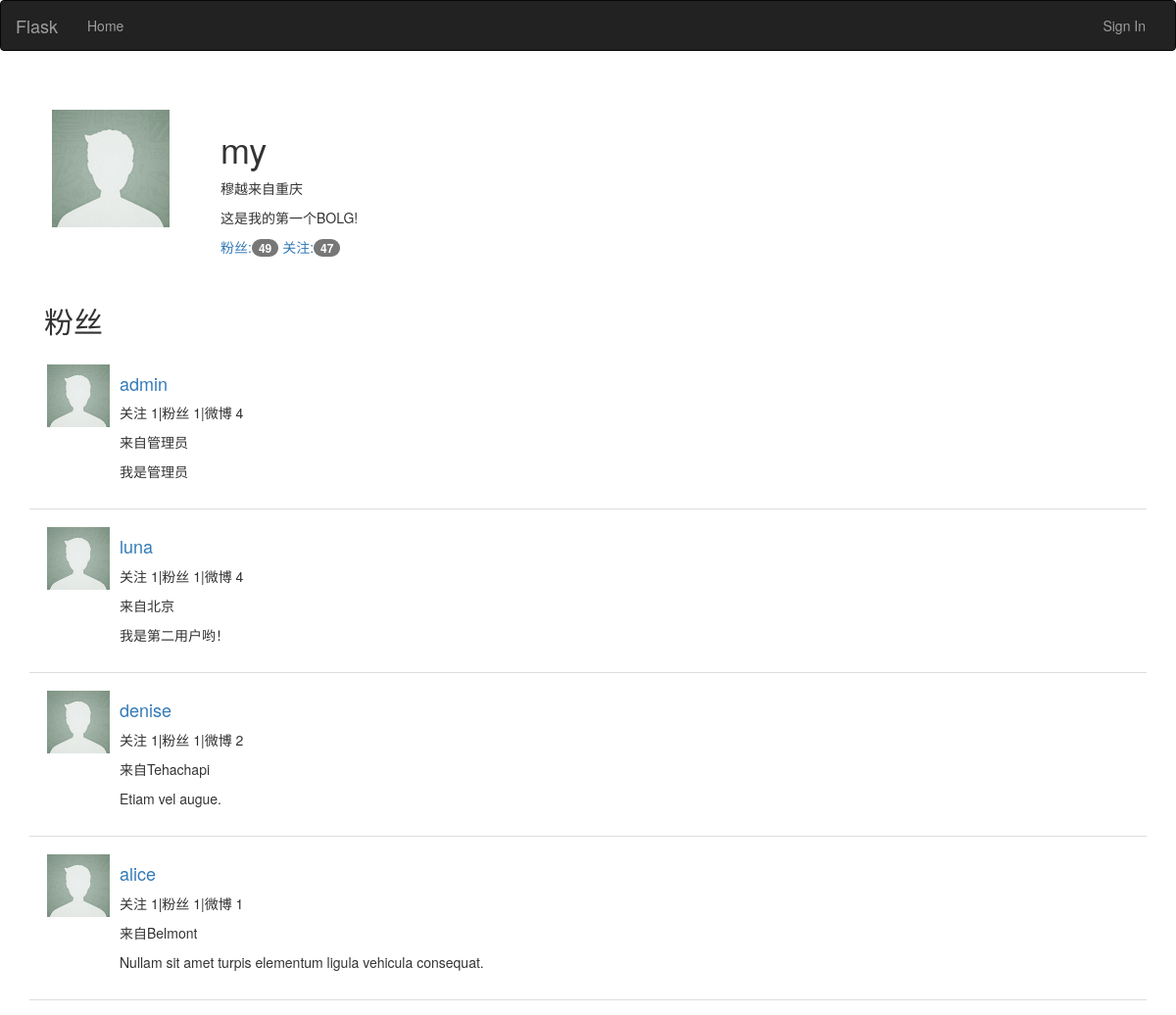
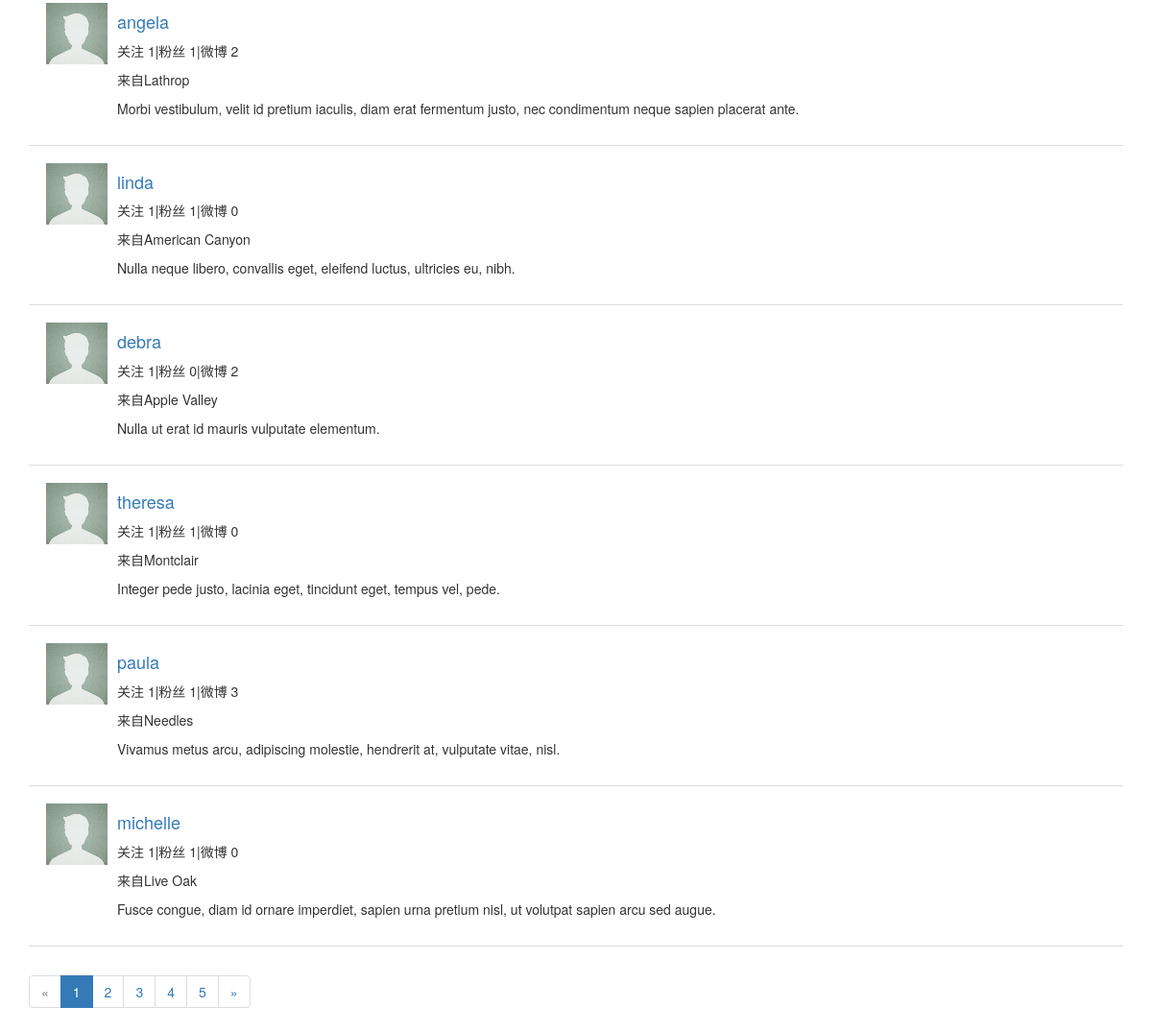
/follows/my, run on the app's committed database (2 pictures, top to bottom).
### app/models.py (models this page shows, shortened)
class User(UserMixin,db.Model):
	__tablename__ = 'users'
	id = db.Column(db.Integer, primary_key = True)
	email = db.Column(db.String(64),unique = True, index=True)
	username = db.Column(db.String(64),unique = True,index = True)
	password_hash = db.Column(db.String(128))
	role_id = db.Column(db.Integer, db.ForeignKey('roles.id'))
	name =db.Column(db.String(64))
	location = db.Column(db.String(64))
	about_me = db.Column(db.Text())
	member_since = db.Column(db.DateTime(),default=datetime.utcnow)
	last_seen = db.Column(db.DateTime(),default = datetime.utcnow)
	comments = db.relationship('Comment',backref='author',lazy='dynamic')
	posts = db.relationship('Post',backref='author',lazy='dynamic')
	followed = db.relationship('Follow',foreign_keys=[Follow.follower_id],
		backref=db.backref('follower',lazy='joined'),lazy='dynamic')
	followers = db.relationship('Follow',foreign_keys=[Follow.followed_id],
		backref=db.backref('followed',lazy='joined'),lazy='dynamic')
	@property
	def password(self):
	    raise AttributeError('password is not a redable attribute')
	def gravatar(self,size='l'):
		if size == 's':
			return url_for('static',filename='img/def-head.jpg')
		else:
			return url_for('static',filename='img/def-head.jpg')

### app/main/views.py (the view)
@main.route('/follows/<username>')
def follows(username):
	user = User.query.filter_by(username=username).first()
	if user is None:
		return redirect(url_for('.index'))
	page = request.args.get('page',1,type=int)
	pagination = user.followers.paginate(
		page,per_page=current_app.config['FLASKY_POSTS_PER_PAGE'],
		error_out = False)
	follows = [{'user':item.follower,'timestamp':item.timestamp} for item in pagination.items]
	return render_template('follows.html',user=user,endpoint='.follows',
		pagination=pagination,follows=follows,ftype='粉丝')

### app/auth/views.py (called while the page is built)
@auth.before_app_request
def before_request():
	if current_user.is_authenticated():
		current_user.ping()

### app/main/__init__.py (called while the page is built)
@main.app_context_processor
def inject_permissions():
	return dict(Permission = Permission)

### app/models.py (called while the page is built)
	def can(self,permissions):
		return False

	def is_administrator(self):
		return False

### app/templates/follows.html (shortened to what this page needs)
{% extends "base.html" %}
{%import "_macros.html" as macros%}
{% block style %}
<link href="{{url_for('static',filename='css/mycss.css')}}" rel="stylesheet">
{% endblock %}
{% block body %}
<div class="container">
    <div class="row page-header" style="border:0px">
      <div class="col-md-2">
        <p class="text-center"><img src="{{user.gravatar()}}"></p>
      </div>
      <div class="col-md-10">
        <h1>
          {{user.username}}
        </h1>
        {% if user.name and user.location %}
        <p>{{user.name}}来自{{user.location }}</p>
        {% endif %}
        {% if user.about_me %}<p>{{user.about_me}}</p>{% endif %}
        <div>
          <a href="{{url_for('.follows',username=user.username)}}">粉丝:<span class="badge">{{user.followers.count()}}</span></a>
          <a href="{{url_for('.followed',username=user.username)}}">关注:<span class="badge">{{user.followed.count()}}</span></a>
        </div>
      </div>
    </div>
      <div class="col-md-12">
         <h2>{{ftype}}</h2>
      </div>
    <div class="row">
      <div class="col-md-12">
        <ul class="media-list">
        {% for follow in follows %}
            <li class="media">
              <div class="media-left">
                  <a href="{{url_for('.user',username=follow.user.username)}}">
                  <img class="media-object" src="{{follow.user.gravatar()}}" >
                  </a>
              </div>
              <div class="media-body">
                <p class="media-heading">
                    <h4>
                    <a href="{{url_for('.user',username=follow.user.username)}}">{{follow.user.username}}</a>
                    </h4>
                </p>
                <div>
                  <p>关注 {{follow.user.followed.count()}}|粉丝 {{follow.user.followers.count()}}|微博 {{follow.user.posts.count()}}</p     >
                  <p>{% if follow.user.location %}来自{{follow.user.location}}{% endif %}</p>
                  <p>{% if follow.user.about_me %}{{follow.user.about_me }}{% endif %}</p>
                </div>
              </div>
            </li>
          {% endfor %}
        </ul>
      </div>
    </div>
    {% if pagination.pages > 1%}
    {{macros.pagination_widget(pagination,endpoint,username = user.username)}}
    {%endif%}
</div>
{% endblock %}

### app/templates/base.html (shortened to what this page needs)
<!DOCTYPE html>
<html lang="zh-cn">
  <head>
    <link href="{{url_for('static',filename='css/bootstrap.min.css')}}" rel="stylesheet">
 	{% block style %}{% endblock %}
  </head>
  <body>
    <nav class="navbar navbar-inverse">
	  <div class="container-fluid">
	    <div class="navbar-header">
	      <a class="navbar-brand" href="#">Flask</a>
	    </div>
	    <div class="collapse navbar-collapse" id="navbar-collapse-1">
	      <ul class="nav navbar-nav" id="navbar-link">
	        <li><a href="{{url_for('main.index',_external=True)}}">Home</a></li>
	      </ul>
	     <ul class="nav navbar-nav navbar-right ">
	     	{% if current_user.is_authenticated() %}
	     	<li class="dropdown">
	     	<a href="{{ url_for('main.user',username=current_user.username )}}" data-target="{{ url_for('main.user',username=current_user.username )}}" class="dropdown-toggle navbar-brand" data-toggle="dropdown" role="button" aria-expanded="false">
	     	<span><img id="userhead-img" src="{{current_user.gravatar('s')}}"></span>
	     	{{current_user.username}}
	     	<span class="caret"></span></a>
	     	<ul class="dropdown-menu" role="menu">
	     	<li><a href="{{url_for('main.edit_profile')}}">修改资料</a></li>
	     	<li><a href="{{url_for('auth.edit_password')}}">修改密码</a></li>
	     	<li><a href="{{url_for('auth.logout')}}">退出</a></li>
	     	</ul>
	     	</li>
	        {% else %}
	        <li><a href="{{url_for('auth.login')}}">Sign In</a></li>
	        {% endif %}
	     </ul>
	    </div>
	  </div>
	</nav>
	{% block body %} {% endblock %}
  </body>
</html>

### app/templates/_macros.html
{% macro pagination_widget(pagination,endpoint) %}
<nav>
  <ul class="pagination">
    <li{%if not pagination.has_prev %} class="disabled "{%endif%}>
      <a href="{% if pagination.has_prev %}{{url_for(endpoint,
      page=pagination.page-1,**kwargs)}}{%else%}#{% endif %}" aria-label="Previous">
        <span aria-hidden="true">&laquo;</span>
      </a>
    </li>
    {% for p in pagination.iter_pages() %}
      {% if p %}
    	{% if p == pagination.page %}
    	<li class="active"><a href="{{url_for(endpoint,page=p,**kwargs)}}">{{p}}</a></li>
    	{%else%}
    	<li><a href="{{url_for(endpoint,page=p,**kwargs)}}">{{p}}</a></li>
    	{%endif %}
      {%else%}
      	<li class="disabled "><a href="#">&hellip;</a></li>
      {% endif %}
    {%endfor%}
    <li{%if not pagination.has_next %} class="disabled "{%endif%}>
      <a href="{%if pagination.has_next %}{{url_for(endpoint,
      page=pagination.page+1,**kwargs)}}{%else%}#{%endif%}" aria-label="Next">
        <span aria-hidden="true">&raquo;</span>
      </a>
    </li>
  </ul>
</nav>
{% endmacro %}

### app/static/css/mycss.css (style rules this page uses)
.page-header { margin-bottom:20px; }
.media-left img { width: 64px;height: 64px; }
.media { margin: 0px; padding: 18px; border-bottom: solid 1px #dddddd; }

### data on the page
User: username "my", name "穆越", location "重庆", about_me "这是我的第一个BOLG!"
User: user.username "admin", user.location "管理员", user.about_me "我是管理员"
User: user.username "luna", user.location "北京", user.about_me "我是第二用户哟！"
User: user.username "denise", user.location "Tehachapi", user.about_me "Etiam vel augue."
User: user.username "alice", user.location "Belmont", user.about_me "Nullam sit amet turpis elementum ligula vehicula consequat."
User: user.username "angela", user.location "Lathrop", user.about_me "Morbi vestibulum, velit id pretium iaculis, diam erat fermentum justo, nec condimentum neque sapien placerat ante."
User: user.username "linda", user.location "American Canyon", user.about_me "Nulla neque libero, convallis eget, eleifend luctus, ultricies eu, nibh."
User: user.username "debra", user.location "Apple Valley", user.about_me "Nulla ut erat id mauris vulputate elementum."
User: user.username "theresa", user.location "Montclair", user.about_me "Integer pede justo, lacinia eget, tincidunt eget, tempus vel, pede."
User: user.username "paula", user.location "Needles", user.about_me "Vivamus metus arcu, adipiscing molestie, hendrerit at, vulputate vitae, nisl."
User: user.username "michelle", user.location "Live Oak", user.about_me "Fusce congue, diam id ornare imperdiet, sapien urna pretium nisl, ut volutpat sapien arcu sed augue."

### other printed values
{{ user.followers.count() }} "49"
{{ user.followed.count() }} "47"
{{ ftype }} "粉丝"
{{ follow.user.followed.count() }} "1" "1" "1" "1" "1" "1" "1" "1" "1" "1"
{{ follow.user.followers.count() }} "1" "1" "1" "1" "1" "1" "0" "1" "1" "1"
{{ follow.user.posts.count() }} "4" "4" "2" "1" "2" "0" "2" "0" "3" "0"
{{ p }} "1"
{{ p }} "2" "3" "4" "5"
